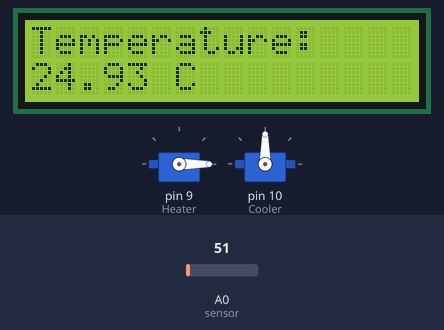
Simulated run of this sketch. Board: Arduino Uno, built with avr-gcc and run on an emulated ATmega328P. Parts: 16×2 character LCD, 2 × servo. The test bench sets the inputs (shaded band); at power-on: A0 (sensor) = 51.

Above: at 1.2 s.
1.3 s: A0 (sensor) set to 48
At 2.6 s:
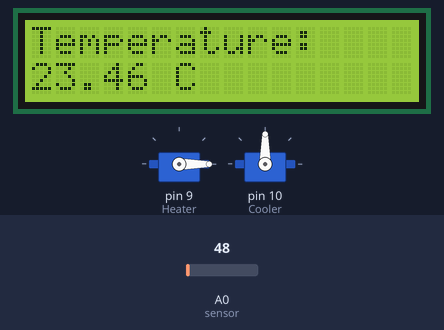
3.5 s: A0 (sensor) set to 41
At 4.5 s:
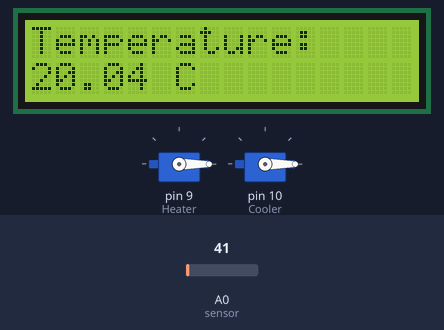
5.5 s: A0 (sensor) set to 30
At 6.5 s:
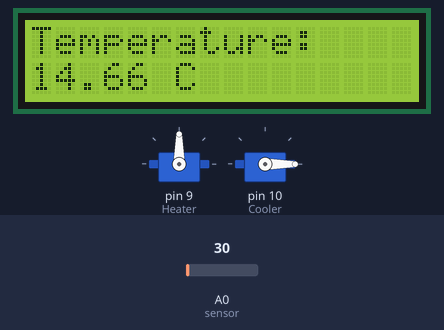
Timing chart, 0 to 8.5 s (numbered marks = the images above; inputs shaded):
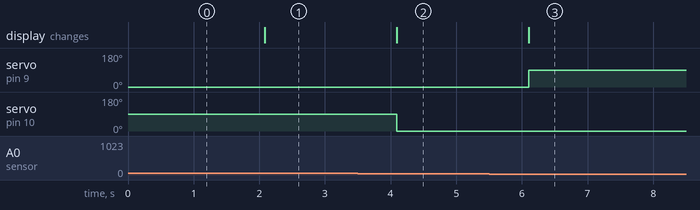

The sketch:

ThermalStabilizer.ino
```cpp
// Thermal Stabilization System by Michael Chukwukere

#include <LiquidCrystal.h>	// Includes the library for the Liquid Crystal Deisplay Module. This can be edited to fit the module of your choice
#include <Servo.h>			// Includes the servo library for the servo motors which will act as temperature controller

LiquidCrystal lcd(0); // Initializes the LCD library
Servo Heater; // Creates servo object for the heater controller
Servo Cooler; // Creates servo object for the cooler controller

void setup() {
  lcd.begin(16, 2); // Initializes the LCD with 16 columns and 2 rows
  Heater.attach(9); // Attaches the heater controller to pin 9
  Cooler.attach(10); // Attaches the cooler controller to pin 10
}

void loop() {
  float temperatureC = analogRead(A0) * 0.48875855327; // Converts the analog readings to Celsius. Here, the temperature sensor LM35 is connected to the Analog A0 pin of the Arduino
  lcd.clear();
  lcd.setCursor(0, 0);
  lcd.print("Temperature:");
  lcd.setCursor(0, 1);
  lcd.print(temperatureC);		// Print the temperature reading onto the LCD
  lcd.print(" C");

  // To check the temperature thresholds and control the servos
  if (temperatureC < 20) {			// If the temperature reading falls below 20 degrees celsius...
    Heater.write(90); // Rotate the heater controller to 90 degrees, activating the heating
    Cooler.write(0); // Rotate the cooler controller to 0 degrees, turning off cooling
  } else if (temperatureC > 22) { 	// If the temperature reading rises above 22 degrees celsius...
    Heater.write(0); // Rotate the heater controller to 0 degrees, turning off cooling
    Cooler.write(90); // Rotate the cooler controller to 90 degrees, activating the heating
  } else {
    Heater.write(0); // Reset the heater controller to 0 degrees
    Cooler.write(0); // Reset the cooler controller to 0 degrees
  }

  delay(1000);
}
```

Measured:
- the behaviour switches between 46 and 45 on A0 (sensor) (found by bisection; images 1 and 2)
- after the input at 1.3 s, the display: changes after 0.78 s (image 1)
- after the input at 3.5 s, servo on pin 10 (Cooler): 90° → 0° after 0.59 s; the display: changes after 0.59 s (image 2)
- after the input at 5.5 s, servo on pin 9 (Heater): 0° → 90° after 0.60 s; the display: changes after 0.60 s (image 3)
